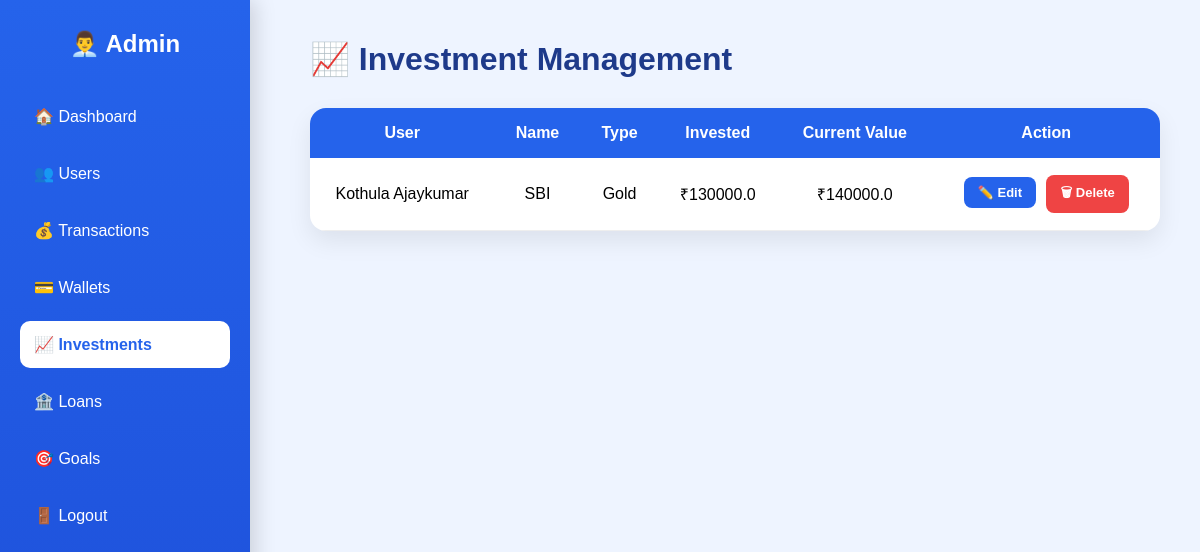
The app's page /admin/investments (signed in), older data.
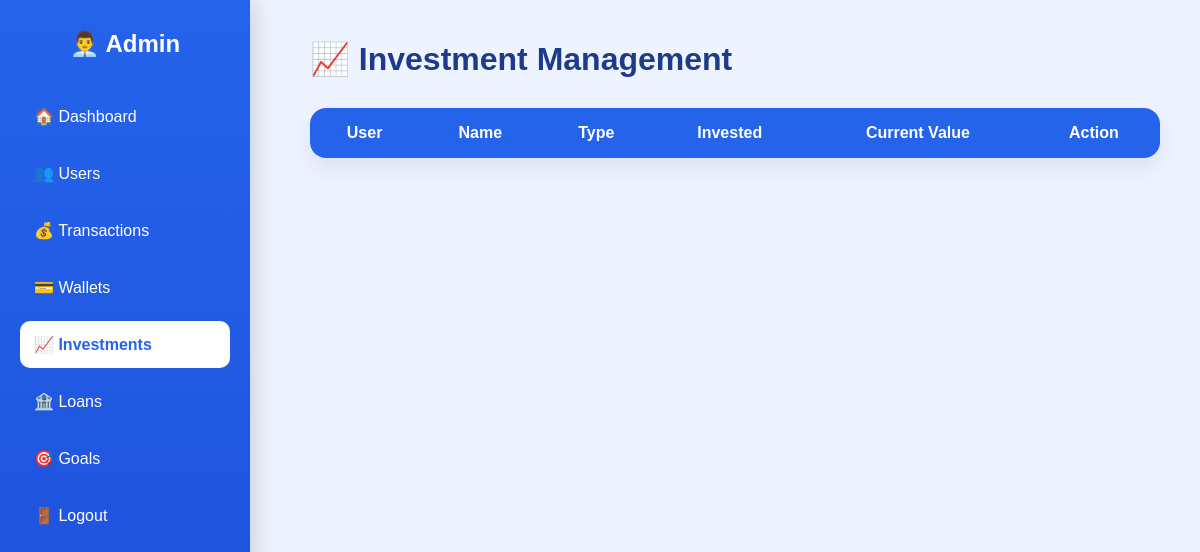
The same page, newer data.
### models/investment.py (models this page shows)
class Investment(db.Model):
    __tablename__ = "investments"
    id = db.Column(db.Integer, primary_key=True)
    user_id = db.Column(db.Integer, nullable=False)
    name = db.Column(db.String(100), nullable=False)
    type = db.Column(db.String(50), nullable=False)
    invested_amount = db.Column(db.Float, nullable=False)
    current_value = db.Column(db.Float, nullable=False)
    purchase_date = db.Column(db.Date, nullable=False)

### models/user.py (models this page shows)
class User(db.Model):
    __tablename__ = "users"
    id = db.Column(db.Integer, primary_key=True)
    full_name = db.Column(db.String(100), nullable=False)
    email = db.Column(db.String(120), unique=True, nullable=False)
    password = db.Column(db.String(255), nullable=False)
    created_at = db.Column(db.DateTime, server_default=db.func.now())
    is_admin = db.Column(db.Boolean, default=False)
    is_blocked = db.Column(db.Boolean, default=False)

### app.py (the view)
@app.route("/admin/investments")
def admin_investments():
    if "user_id" not in session:
        return redirect(url_for("login"))
    if not session.get("is_admin"):
        return "Unauthorized"
    investments = db.session.query(Investment, User).join(
        User, Investment.user_id == User.id
    ).all()
    return render_template(
        "admin_investments.html",
        investments=investments
    )

### templates/admin_investments.html (shortened to what this page needs)
<!DOCTYPE html>
<html>
<head>
<link rel="stylesheet" href="{{ url_for('static', filename='css/admin.css') }}">
</head>
<body>
<div class="sidebar">
<h2>👨‍💼 Admin</h2>
<a href="{{ url_for('admin') }}">🏠 Dashboard</a>
<a href="{{ url_for('admin_users') }}">👥 Users</a>
<a href="{{ url_for('admin_transactions') }}">💰 Transactions</a>
<a href="{{ url_for('admin_wallets') }}">💳 Wallets</a>
<a class="active" href="{{ url_for('admin_investments') }}">📈 Investments</a>
<a href="{{ url_for('admin_loans') }}">🏦 Loans</a>
<a href="{{ url_for('admin_goals') }}">🎯 Goals</a>
<a href="{{ url_for('logout') }}">🚪 Logout</a>
</div>
<div class="main">
<h1>📈 Investment Management</h1>
<table>
<tr>
<th>User</th>
<th>Name</th>
<th>Type</th>
<th>Invested</th>
<th>Current Value</th>
<th>Action</th>
</tr>
{% for investment,user in investments %}
<tr>
<td>{{ user.full_name }}</td>
<td>{{ investment.name }}</td>
<td>{{ investment.type }}</td>
<td>₹{{ investment.invested_amount }}</td>
<td>₹{{ investment.current_value }}</td>
<td>
<a href="{{ url_for('admin_edit_investment', id=investment.id) }}" class="edit-btn">
✏️ Edit
</a>
<a href="{{ url_for('admin_delete_investment', id=investment.id) }}" class="delete-btn">
🗑 Delete
</a>
</td>
</tr>
{% endfor %}
</table>
</div>
</body>
</html>

Row changes from the older to the newer data that the page shows:
removed Investment: full_name "Kothula Ajaykumar", name "SBI", type "Gold", invested_amount "130000.0", current_value "140000.0"
